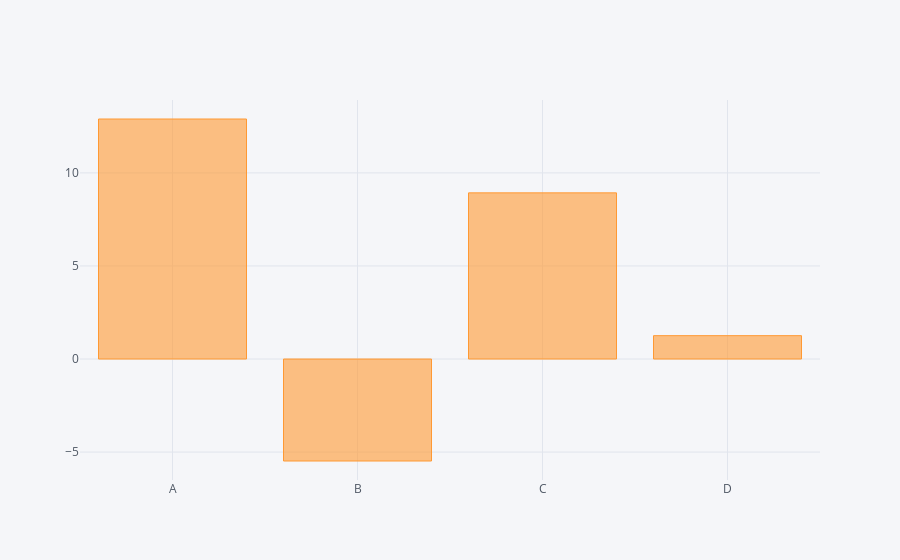

Source (notebook cell):
### Code cell
df.sum().iplot(kind='bar')

### Figure 1 — Plotly figure (JSON) as saved in the notebook; plotly's stock layout.template omitted (floating-point values rounded to 4 significant figures)
{"data": [{"marker": {"color": "rgba(255, 153, 51, 0.6)", "line": {"color": "rgba(255, 153, 51, 1.0)", "width": 1}}, "name": "None", "orientation": "v", "text": "", "type": "bar", "x": ["A", "B", "C", "D"], "y": [12.9, -5.479, 8.927, 1.254]}], "layout": {"legend": {"bgcolor": "#F5F6F9", "font": {"color": "#4D5663"}}, "paper_bgcolor": "#F5F6F9", "plot_bgcolor": "#F5F6F9", "titlefont": {"color": "#4D5663"}, "xaxis1": {"gridcolor": "#E1E5ED", "showgrid": true, "tickfont": {"color": "#4D5663"}, "title": "", "titlefont": {"color": "#4D5663"}, "zerolinecolor": "#E1E5ED"}, "yaxis1": {"gridcolor": "#E1E5ED", "showgrid": true, "tickfont": {"color": "#4D5663"}, "title": "", "titlefont": {"color": "#4D5663"}, "zerolinecolor": "#E1E5ED"}}}
